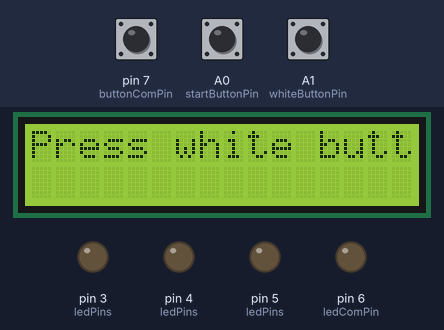
Bench run of a sketch on a simulated Arduino Uno, built with avr-gcc and run on an emulated ATmega328P. Parts: 16×2 character LCD, output pins drawn as LEDs (lit = HIGH). Inputs (shaded band) come from the test bench; at power-on: A0 (startButtonPin) HIGH, A1 (whiteButtonPin) HIGH, pin 7 (buttonComPin) LOW. Storage starts empty; random numbers use the default seed unless the sketch sets one; pins used as bus, display or sensor lines are not drawn.

Above: at 1.2 s.
1.3 s: A0 (startButtonPin) pulled LOW for 0.15 s
At 2.8 s:
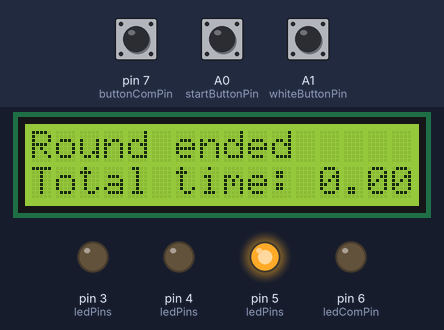
3.8 s: A1 (whiteButtonPin) pulled LOW for 3.2 s
At 7.5 s:
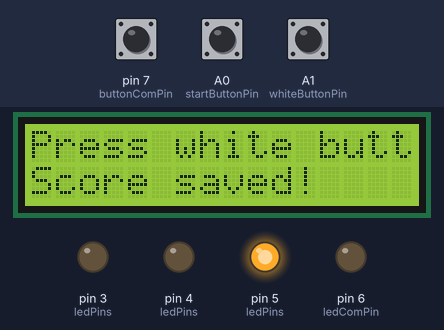
9.8 s: A0 (startButtonPin) pulled LOW for 1 s
At 13.3 s:
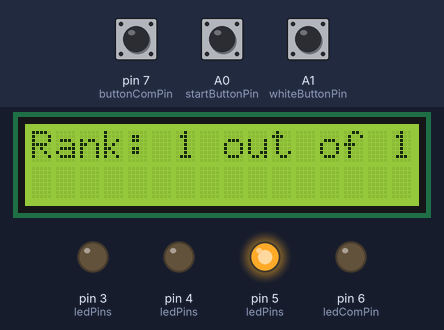
13.8 s: A0 (startButtonPin) pulled LOW for 3.2 s
At 16.2 s:
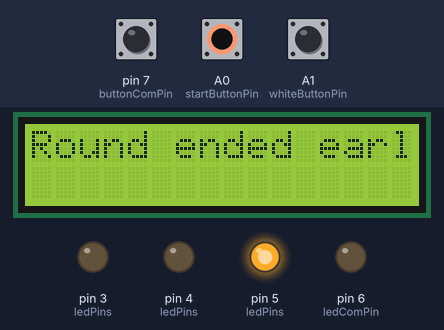
19.3 s: A0 (startButtonPin) pulled LOW for 0.15 s
At 20.0 s:
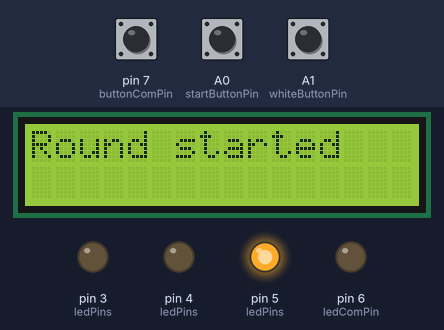
22.4 s: A1 (whiteButtonPin) pulled LOW for 3.2 s
At 25.2 s:
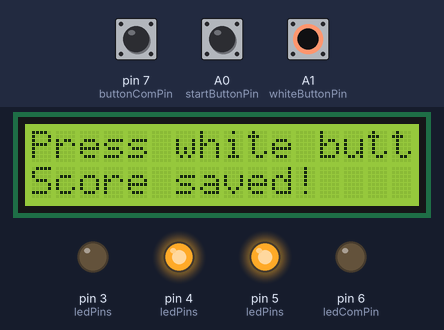
Timing chart, 0 to 26.7 s (numbered marks = the images above; inputs shaded):
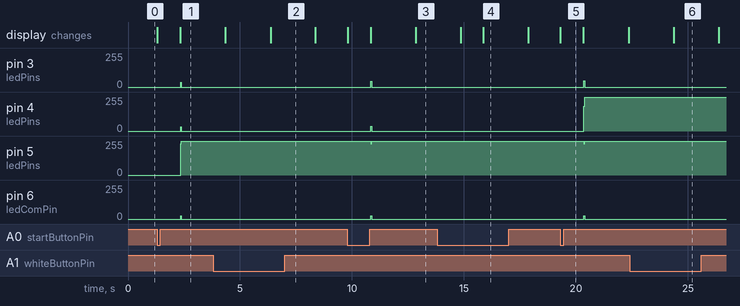

The sketch:

proiect.ino
```cpp
#include <LiquidCrystal.h>
#include <SD.h>

const int ledPins[6] = {0, 1, 2, 3, 4, 5}; // Multiplexer channels for LEDs
const int buttonPins[6] = {8, 9, 10, 11, 12, 13}; // Multiplexer channels for buttons
const int muxS0 = 2;
const int muxS1 = 3;
const int muxS2 = 4;
const int muxS3 = 5;
const int ledComPin = 6;
const int buttonComPin = 7;
const int startButtonPin = A0; // Middle button to start/stop the round
const int whiteButtonPin = A1; // Button to save score
const int sdCardCS = 10;

// Initialize the LCD library with the numbers of the interface pins
LiquidCrystal lcd(8, 9, 10, 11, 12, 13);
File myFile;

unsigned long startTime;
unsigned long reactionTimes[100];
int totalPenalty = 0;
int pressCount = 0;
bool roundActive = false;
bool canSaveScore = false;
unsigned long totalTime = 0;

void setup() {
  pinMode(ledComPin, OUTPUT);
  pinMode(buttonComPin, INPUT);
  pinMode(startButtonPin, INPUT_PULLUP);
  pinMode(whiteButtonPin, INPUT_PULLUP);

  for (int i = 0; i < 4; i++) {
    pinMode(muxS0 + i, OUTPUT);
  }

  lcd.begin(16, 2);
  lcd.print("Press white button to start");

  if (!SD.begin(sdCardCS)) {
    lcd.setCursor(0, 1);
    lcd.print("SD init failed!");
    while (1);
  }
}

void loop() {
  if (digitalRead(startButtonPin) == LOW && !roundActive) {
    startRound();
  } else if (digitalRead(startButtonPin) == LOW && roundActive) {
    endRoundEarly();
  }

  if (roundActive) {
    playRound();
  }

  if (canSaveScore && digitalRead(whiteButtonPin) == LOW) {
    saveScore();
  }
}

void startRound() {
  roundActive = true;
  pressCount = 0;
  totalPenalty = 0;
  memset(reactionTimes, 0, sizeof(reactionTimes));
  lcd.clear();
  lcd.print("Round started");
  delay(1000);
}

void endRoundEarly() {
  roundActive = false;
  canSaveScore = false;
  lcd.clear();
  lcd.print("Round ended early");
  delay(2000);
  lcd.clear();
  lcd.print("Press white button to start");
}

void playRound() {
  int ledIndex = random(0, 6);
  activateLed(ledIndex);
  startTime = millis();

  bool buttonPressed = false;
  while (millis() - startTime < 500) {
    if (digitalReadButton(ledIndex) == LOW) {
      reactionTimes[pressCount] = millis() - startTime;
      buttonPressed = true;
      break;
    }
  }

  if (!buttonPressed) {
    totalPenalty += 1000; // 1 second penalty
  }

  deactivateLed(ledIndex);
  pressCount++;
  if (pressCount >= 100) {
    endRound();
  }
}

void endRound() {
  roundActive = false;
  canSaveScore = true;
  lcd.clear();
  lcd.print("Round ended");
  displayResults();
}

void activateLed(int index) {
  selectMuxChannel(ledPins[index]);
  digitalWrite(ledComPin, HIGH);
}

void deactivateLed(int index) {
  digitalWrite(ledComPin, LOW);
}

bool digitalReadButton(int index) {
  selectMuxChannel(buttonPins[index]);
  return digitalRead(buttonComPin);
}

void selectMuxChannel(int channel) {
  for (int i = 0; i < 4; i++) {
    digitalWrite(muxS0 + i, (channel >> i) & 0x01);
  }
}

void displayResults() {
  totalTime = 0;
  for (int i = 0; i < pressCount; i++) {
    totalTime += reactionTimes[i];
  }
  totalTime += totalPenalty;

  lcd.setCursor(0, 1);
  lcd.print("Total time: ");
  lcd.print(totalTime / 1000.0, 3);
  lcd.print(" s");
  delay(2000); // Display for 2 seconds

  // Calculate rank or percentile
  int rank = calculateRank(totalTime);
  lcd.clear();
  lcd.print("Rank: ");
  lcd.print(rank);
  lcd.print(" out of ");
  lcd.print(getTotalScores());
  delay(2000); // Display for 2 seconds

  lcd.clear();
  lcd.print("Press white button to save game");
}

void saveScore() {
  myFile = SD.open("scores.txt", FILE_WRITE);
  if (myFile) {
    myFile.print("Total time: ");
    myFile.print((float)totalTime / 1000.0, 3);
    myFile.println(" s");
    myFile.close();
    lcd.setCursor(0, 1);
    lcd.print("Score saved!");
    delay(2000);
  } else {
    lcd.setCursor(0, 1);
    lcd.print("Save failed");
    delay(2000);
  }
  canSaveScore = false;
  lcd.clear();
  lcd.print("Press white button to start");
}

int calculateRank(unsigned long newScore) {
  File myFile = SD.open("scores.txt");
  if (!myFile) {
    return 1; // If there are no previous scores, this is the first and best score
  }

  int rank = 1;
  unsigned long previousScore;
  while (myFile.available()) {
    String line = myFile.readStringUntil('\n');
    previousScore = (unsigned long)(line.substring(12).toFloat() * 1000);
    if (newScore > previousScore) {
      rank++;
    }
  }
  myFile.close();
  return rank;
}

int getTotalScores() {
  File myFile = SD.open("scores.txt");
  if (!myFile) {
    return 0; // If there are no previous scores
  }

  int totalScores = 0;
  while (myFile.available()) {
    myFile.readStringUntil('\n');
    totalScores++;
  }
  myFile.close();
  return totalScores;
}
```

Measured:
- after the input at 1.3 s, pin 3 (ledPins): 0/255 → 34/255 after 1.0 s, → 0/255 0.04 s later; pin 4 (ledPins): 0/255 → 33/255 after 1.0 s, → 0/255 0.04 s later; pin 5 (ledPins): 0/255 → 255/255 after 1.0 s; pin 6 (ledComPin): 0/255 → 24/255 after 1.0 s, → 0/255 0.04 s later; the display: first changes at once (image 1 shows a later state)
- after the input at 9.8 s, pin 3 (ledPins): 0/255 → 42/255 after 1.0 s, → 0/255 0.04 s later; pin 4 (ledPins): 0/255 → 34/255 after 1.0 s, → 0/255 0.04 s later
- after the input at 19.3 s, pin 3 (ledPins): 0/255 → 48/255 after 1.0 s, → 0/255 0.04 s later; pin 4 (ledPins): 0/255 → 255/255 after 1.0 s; pin 5 (ledPins): 255/255 → 235/255 after 1.0 s, → 255/255 0.04 s later; pin 6 (ledComPin): 0/255 → 24/255 after 1.0 s, → 0/255 0.04 s later; the display: changes at once (image 5)
